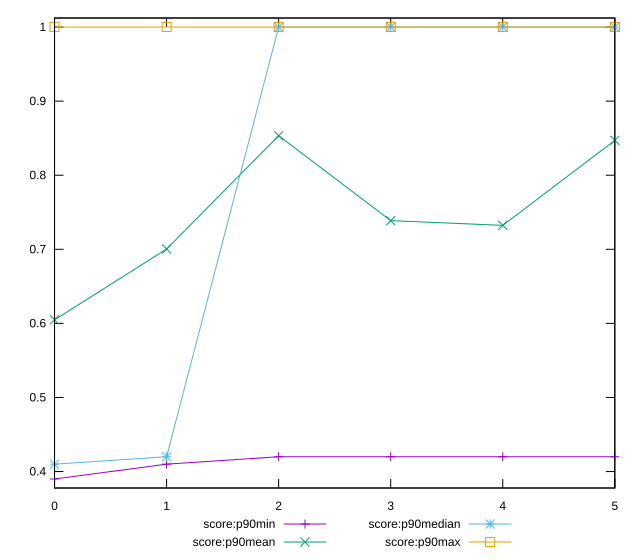

The gnuplot source for this figure:
reset

$scoreP90Min <<EOF
0 0.39
1 0.41
2 0.42
3 0.42
4 0.42
5 0.42
EOF

$scoreP90Mean <<EOF
0 0.6048351648351649
1 0.7003296703296709
2 0.8534065934065939
3 0.7386813186813191
4 0.732307692307693
5 0.8470329670329675
EOF

$scoreP90Median <<EOF
0 0.41
1 0.42
2 1
3 1
4 1
5 1
EOF

$scoreP90Max <<EOF
0 1
1 1
2 1
3 1
4 1
5 1
EOF

set key outside below
set xrange [0:5]
set yrange [0.3778:1.0122]
set trange [0.3778:1.0122]
set terminal svg size 640, 560 enhanced background rgb 'white'
set output "reprap/uses-rel-preload/progression/score.svg"

plot $scoreP90Min title "score:p90min" with linespoints, \
     $scoreP90Mean title "score:p90mean" with linespoints, \
     $scoreP90Median title "score:p90median" with linespoints, \
     $scoreP90Max title "score:p90max" with linespoints

reset
